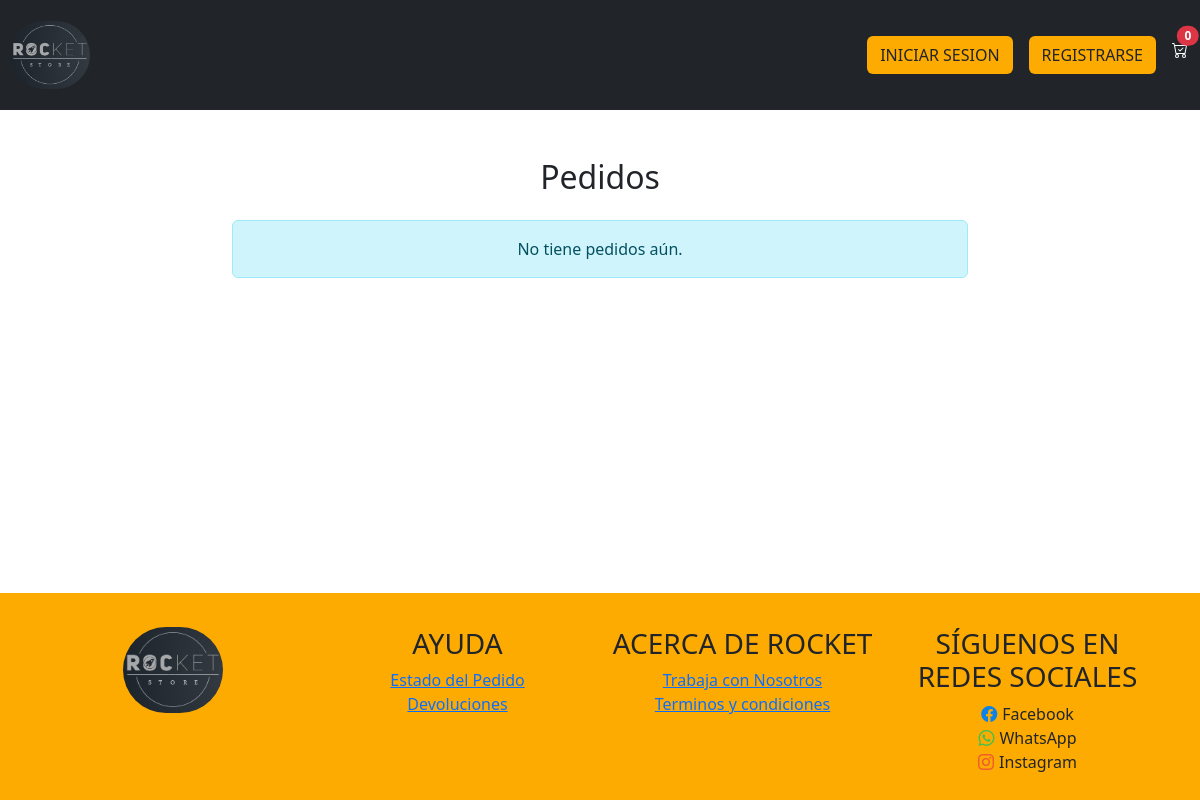
Page /usuarios/25/pedidos/ on the earlier database version.
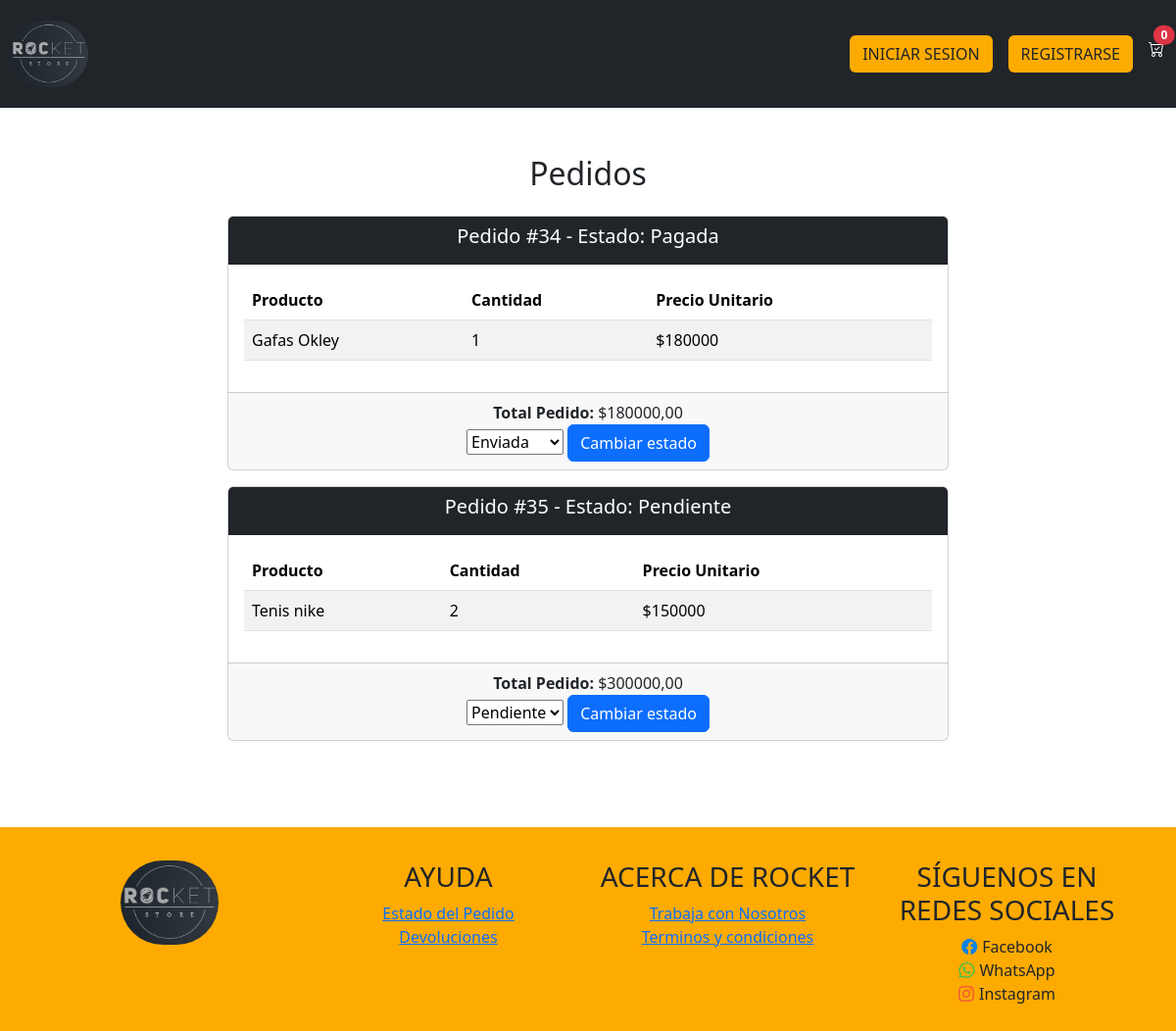
Same page on the later database version.
### tienda/models.py (models this page shows, shortened)
class Venta(models.Model):
	fecha_venta = models.DateTimeField(auto_now=True)
	usuario = models.ForeignKey(Usuario, on_delete=models.DO_NOTHING)
	ESTADOS = (
		(1, 'Pendiente'),
		(2, 'Pagada'),
		(3, 'Rechazada'),
		(4, 'Enviado'),
	)
	estado = models.IntegerField(choices=ESTADOS, default=1)
	motivo_rechazo = models.TextField(blank=True, null=True)

class DetalleVenta(models.Model):
	venta = models.ForeignKey(Venta, on_delete=models.DO_NOTHING)
	producto = models.ForeignKey(Producto, on_delete=models.DO_NOTHING)
	cantidad = models.IntegerField()
	precio_historico = models.IntegerField()
	id_usuario = models.ForeignKey(Usuario, on_delete=models.DO_NOTHING)

class Producto(models.Model):
	nombre = models.CharField(max_length=254)
	informacion = models.CharField(max_length=254)
	precio = models.IntegerField()
	inventario = models.IntegerField()
	fecha_creacion = models.DateField()
	categoria = models.ForeignKey(CategoriaEtiqueta,on_delete=models.DO_NOTHING)
	foto = models.ImageField(upload_to="fotos_productos/", default="fotos_productos/default.png")

### tienda/views.py (the view)
# urls.py: path('usuarios/<int:usuario_id>/pedidos/', views.ver_pedidos_usuario, name="ver_pedidos_usuario"),
def ver_pedidos_usuario(request, usuario_id):
    usuario = get_object_or_404(Usuario, pk=usuario_id)
    pedidos = Venta.objects.filter(usuario=usuario).prefetch_related('detalleventa_set')
    for pedido in pedidos:
            total_pedido = pedido.detalleventa_set.aggregate(
                total=Sum(F('cantidad') * F('precio_historico'))
            )['total']
            total_productos = pedido.detalleventa_set.aggregate(
                total_productos=Sum('cantidad')
            )['total_productos']
            pedido.total_pedido = total_pedido if total_pedido else 0
            pedido.total_productos = total_productos if total_productos else 0
    context = {
        'usuario': usuario,
        'pedidos': pedidos
    }
    return render(request, 'tienda/pedidos/ver_pedidos_usuario.html', context)

### tienda/templates/tienda/pedidos/ver_pedidos_usuario.html (shortened to what this page needs)
{% extends 'tienda/inicio/base.html' %}
{% load static %}
{% load humanize %}
{% block contenedor %}
<div class="container my-5">
    <div class="row justify-content-center">
        <div class="col-md-8">
            <h2 class="text-center mb-4">Pedidos</h2>
            {% if pedidos %}
                {% for pedido in pedidos %}
                <div class="card mb-3">
                    <div class="card-header text-center bg-dark text-white">
                        <h5>Pedido #{{ pedido.id }} - Estado: {{ pedido.get_estado_display }}</h5>
                    </div>
                    <div class="card-body">
                        <table class="table table-striped table-hover">
                            <thead class="thead-dark">
                                <tr>
                                    <th>Producto</th>
                                    <th>Cantidad</th>
                                    <th>Precio Unitario</th>
                                </tr>
                            </thead>
                            <tbody>
                                {% for detalle in pedido.detalleventa_set.all %}
                                <tr>
                                    <td>{{ detalle.producto.nombre }}</td>
                                    <td>{{ detalle.cantidad }}</td>
                                    <td>${{ detalle.precio_historico }}</td>
                                </tr>
                                {% endfor %}
                            </tbody>
                        </table>
                    </div>
                    <div class="card-footer text-center">
                        <strong>Total Pedido:</strong>
                        ${{ pedido.total_pedido|floatformat:2 }}
                        <form method="POST" action="{% url 'cambiar_estado_pedido' pedido.id %}">
                            <select name="estado">
                                <option value="1" {% if pedido.estado == 1 %}selected{% endif %}>Pendiente</option>
                                <option value="2" {% if pedido.estado == 2 %}selected{% endif %}>Enviada</option>
                            </select>
                            <button type="submit" class="btn btn-primary">Cambiar estado</button>
                        </form>
                    </div>
                </div>
                {% endfor %}
            {% else %}
                <div class="alert alert-info text-center">
                    No tiene pedidos aún.
                </div>
            {% endif %}
        </div>
    </div>
</div>
{% endblock %}

Differences in the rows shown:
added Venta: id "34", estado "Pagada", total_pedido "180000,00", estado "Enviada"
added DetalleVenta: producto.nombre "Gafas Okley", cantidad "1", precio_historico "180000", shown under "34"
added Venta: id "35", estado "Pendiente", total_pedido "300000,00"
added DetalleVenta: producto.nombre "Tenis nike", cantidad "2", precio_historico "150000", shown under "35"
Other differences:
text no longer shown: "No tiene pedidos aún."
